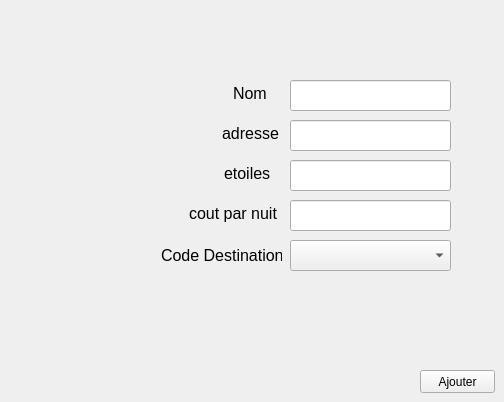
        <widget class="QWidget" name="tab_2">
         <attribute name="title">
          <string>Ajout Hotel</string>
         </attribute>
         <widget class="QPushButton" name="ajouter_hotel">
          <property name="geometry">
           <rect>
            <x>420</x>
            <y>370</y>
            <width>75</width>
            <height>23</height>
           </rect>
          </property>
          <property name="text">
           <string>Ajouter</string>
          </property>
         </widget>
         <widget class="QLabel" name="label_47">
          <property name="geometry">
           <rect>
            <x>161</x>
            <y>245</y>
            <width>121</width>
            <height>21</height>
           </rect>
          </property>
          <property name="font">
           <font>
            <pointsize>12</pointsize>
           </font>
          </property>
          <property name="text">
           <string>Code Destination</string>
          </property>
         </widget>
         <widget class="QComboBox" name="Code_destination_ajouthotel">
          <property name="geometry">
           <rect>
            <x>290</x>
            <y>240</y>
            <width>161</width>
            <height>31</height>
           </rect>
          </property>
         </widget>
         <widget class="QLabel" name="label_48">
          <property name="geometry">
           <rect>
            <x>233</x>
            <y>78</y>
            <width>41</width>
            <height>31</height>
           </rect>
          </property>
          <property name="font">
           <font>
            <pointsize>12</pointsize>
           </font>
          </property>
          <property name="text">
           <string>Nom</string>
          </property>
         </widget>
         <widget class="QLineEdit" name="nom_ajouter_hotel">
          <property name="geometry">
           <rect>
            <x>290</x>
            <y>80</y>
            <width>161</width>
            <height>31</height>
           </rect>
          </property>
          <property name="text">
           <string/>
          </property>
         </widget>
         <widget class="QLabel" name="label_49">
          <property name="geometry">
           <rect>
            <x>222</x>
            <y>118</y>
            <width>61</width>
            <height>31</height>
           </rect>
          </property>
          <property name="font">
           <font>
            <pointsize>12</pointsize>
           </font>
          </property>
          <property name="text">
           <string>adresse</string>
          </property>
         </widget>
         <widget class="QLineEdit" name="adresse_ajout_hotel">
          <property name="geometry">
           <rect>
            <x>290</x>
            <y>120</y>
            <width>161</width>
            <height>31</height>
           </rect>
          </property>
         </widget>
         <widget class="QLabel" name="label_50">
          <property name="geometry">
           <rect>
            <x>224</x>
            <y>158</y>
            <width>51</width>
            <height>31</height>
           </rect>
          </property>
          <property name="font">
           <font>
            <pointsize>12</pointsize>
           </font>
          </property>
          <property name="text">
           <string>etoiles</string>
          </property>
         </widget>
         <widget class="QLineEdit" name="etoiles_ajout_hotel">
          <property name="geometry">
           <rect>
            <x>290</x>
            <y>160</y>
            <width>161</width>
            <height>31</height>
           </rect>
          </property>
          <property name="text">
           <string/>
          </property>
         </widget>
         <widget class="QLabel" name="label_51">
          <property name="geometry">
           <rect>
            <x>189</x>
            <y>198</y>
            <width>91</width>
            <height>31</height>
           </rect>
          </property>
          <property name="font">
           <font>
            <pointsize>12</pointsize>
           </font>
          </property>
          <property name="text">
           <string>cout par nuit</string>
          </property>
         </widget>
         <widget class="QLineEdit" name="cout_ajout_hotel">
          <property name="geometry">
           <rect>
            <x>290</x>
            <y>200</y>
            <width>161</width>
            <height>31</height>
           </rect>
          </property>
          <property name="text">
           <string/>
          </property>
         </widget>
        </widget>
